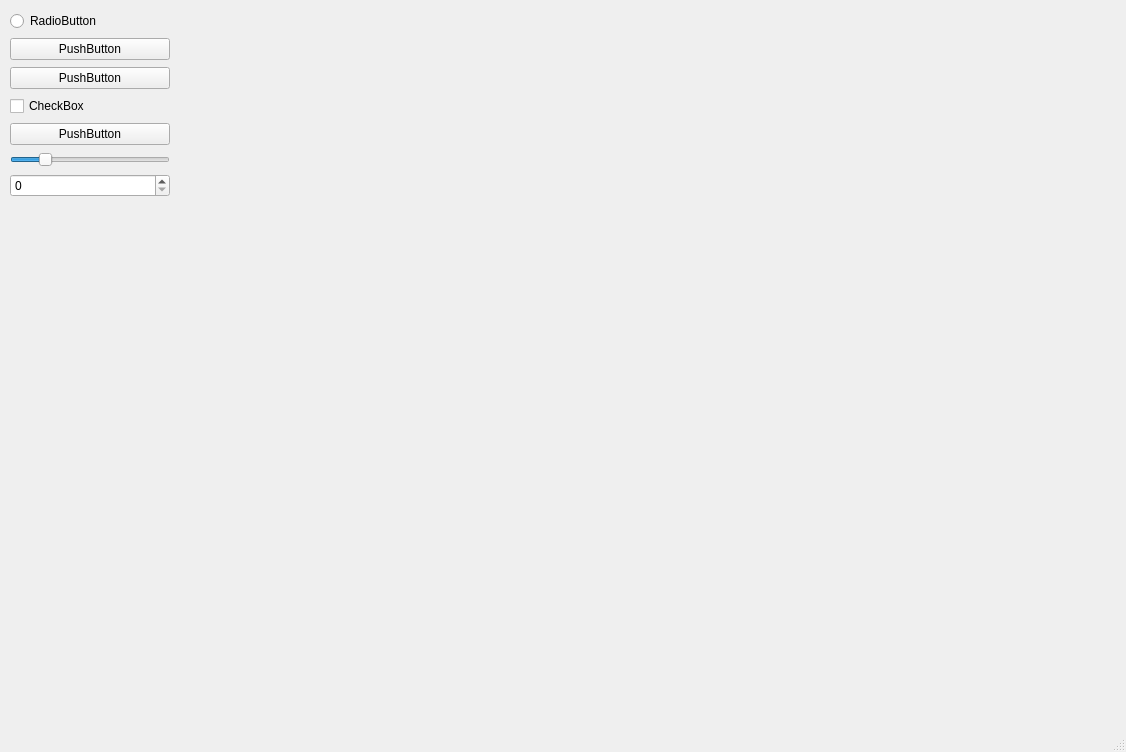
<?xml version="1.0" encoding="UTF-8"?>
<ui version="4.0">
 <class>MainWindow</class>
 <widget class="QMainWindow" name="MainWindow">
  <property name="geometry">
   <rect>
    <x>0</x>
    <y>0</y>
    <width>1126</width>
    <height>752</height>
   </rect>
  </property>
  <property name="windowTitle">
   <string>MainWindow</string>
  </property>
  <widget class="QWidget" name="centralwidget">
   <widget class="QWidget" name="horizontalLayoutWidget">
    <property name="geometry">
     <rect>
      <x>0</x>
      <y>0</y>
      <width>1111</width>
      <height>701</height>
     </rect>
    </property>
    <layout class="QHBoxLayout" name="horizontalLayout">
     <property name="spacing">
      <number>6</number>
     </property>
     <item>
      <widget class="QWidget" name="sidePannel" native="true">
       <property name="sizePolicy">
        <sizepolicy hsizetype="Preferred" vsizetype="Expanding">
         <horstretch>1</horstretch>
         <verstretch>0</verstretch>
        </sizepolicy>
       </property>
       <property name="minimumSize">
        <size>
         <width>200</width>
         <height>0</height>
        </size>
       </property>
       <widget class="QWidget" name="verticalLayoutWidget">
        <property name="geometry">
         <rect>
          <x>10</x>
          <y>10</y>
          <width>160</width>
          <height>188</height>
         </rect>
        </property>
        <layout class="QVBoxLayout" name="verticalLayout">
         <item>
          <widget class="QRadioButton" name="radioButton">
           <property name="text">
            <string>RadioButton</string>
           </property>
          </widget>
         </item>
         <item>
          <widget class="QPushButton" name="pushButton">
           <property name="text">
            <string>PushButton</string>
           </property>
          </widget>
         </item>
         <item>
          <widget class="QPushButton" name="pushButton_3">
           <property name="text">
            <string>PushButton</string>
           </property>
          </widget>
         </item>
         <item>
          <widget class="QCheckBox" name="checkBox">
           <property name="text">
            <string>CheckBox</string>
           </property>
          </widget>
         </item>
         <item>
          <widget class="QPushButton" name="pushButton_2">
           <property name="text">
            <string>PushButton</string>
           </property>
          </widget>
         </item>
         <item>
          <widget class="QSlider" name="amplSlider">
           <property name="minimum">
            <number>5</number>
           </property>
           <property name="maximum">
            <number>500</number>
           </property>
           <property name="value">
            <number>100</number>
           </property>
           <property name="orientation">
            <enum>Qt::Horizontal</enum>
           </property>
          </widget>
         </item>
         <item>
          <widget class="QSpinBox" name="spinBox"/>
         </item>
        </layout>
       </widget>
      </widget>
     </item>
     <item>
      <widget class="QVTKOpenGLNativeWidget" name="vtkWidget" native="true">
       <property name="sizePolicy">
        <sizepolicy hsizetype="Preferred" vsizetype="Expanding">
         <horstretch>4</horstretch>
         <verstretch>0</verstretch>
        </sizepolicy>
       </property>
      </widget>
     </item>
    </layout>
   </widget>
  </widget>
  <widget class="QMenuBar" name="menubar">
   <property name="geometry">
    <rect>
     <x>0</x>
     <y>0</y>
     <width>1126</width>
     <height>20</height>
    </rect>
   </property>
  </widget>
  <widget class="QStatusBar" name="statusbar"/>
 </widget>
 <customwidgets>
  <customwidget>
   <class>QVTKOpenGLNativeWidget</class>
   <extends>QWidget</extends>
   <header>QVTKOpenGLNativeWidget.h</header>
   <container>1</container>
  </customwidget>
 </customwidgets>
 <resources/>
 <connections/>
</ui>
